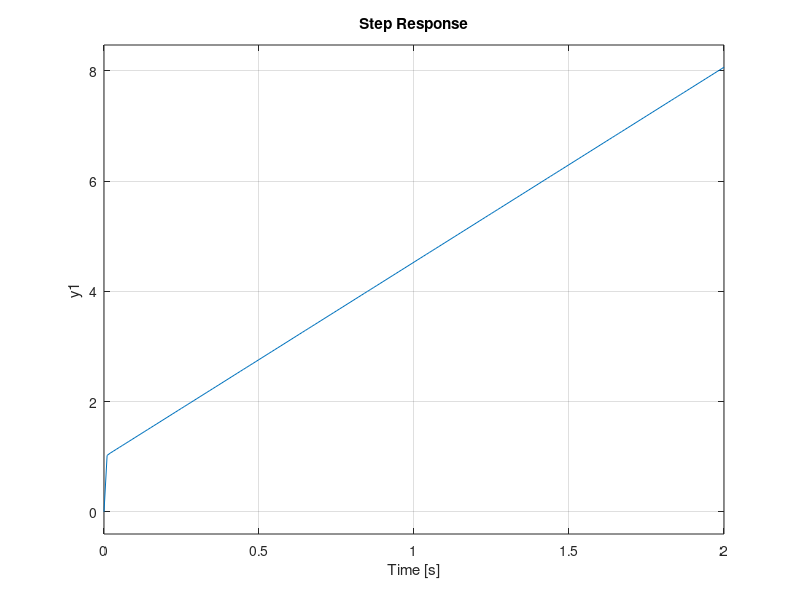
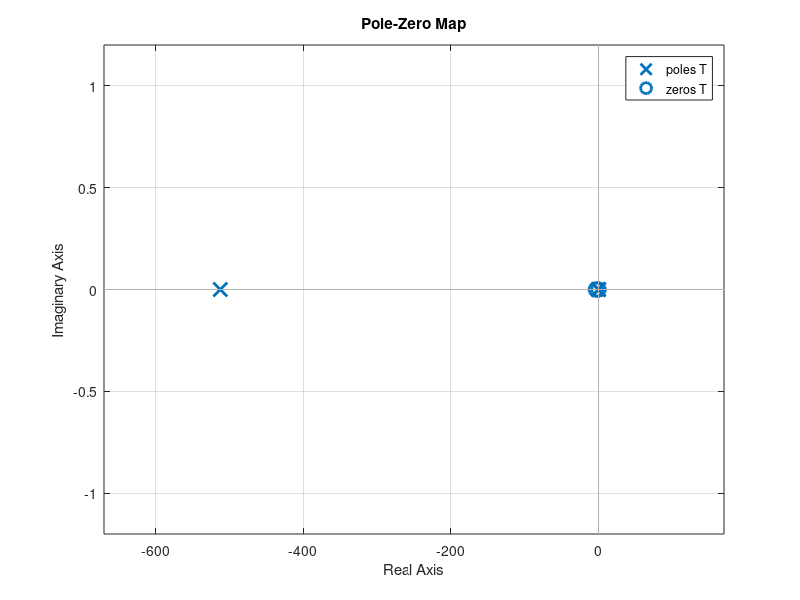

MATLAB code for these plots, in order:
close all
clear all
clc

% Parameters
v = 2;
D = 1.86;
m = 14.3;
h = 0.23;
J = 0.0178;
g = 9.81;
b = 0.88;
lambda = deg2rad(78.7);
c = 0.012;
a = 0.4401;

% Simplified Plant
s = tf('s');
P = (v*(D*s + m*v*h)) / (b * (J*s*s - m*g*h));

% Complete plant
P_num = ((D*v*sin(lambda)*s)/b) + (m*v*v*h - a*c*g*m)*(sin(lambda)/b);
P_den = (J*s*s - m*g*h);
P_complete = P_num / P_den;

% Controller
Kp = 2.1582;
Ki = 0;
Kd = 0;

s = tf('s');
C = Kp + Ki/s + Kd*s;

% Closed loop system
T = (C*P) / (1 + (C*P))
T = feedback(C*P, 1)
%T_complete = (C*P_complete) / (1 + C*P_complete)
t = 0:0.01:2;
step(T,t)
grid on
%step(T_complete, t)

% Plot poles and zeros
figure()
pzmap(T)
poles = pole(T)
zeros = zero(T)

(b*g) / (v*v)


